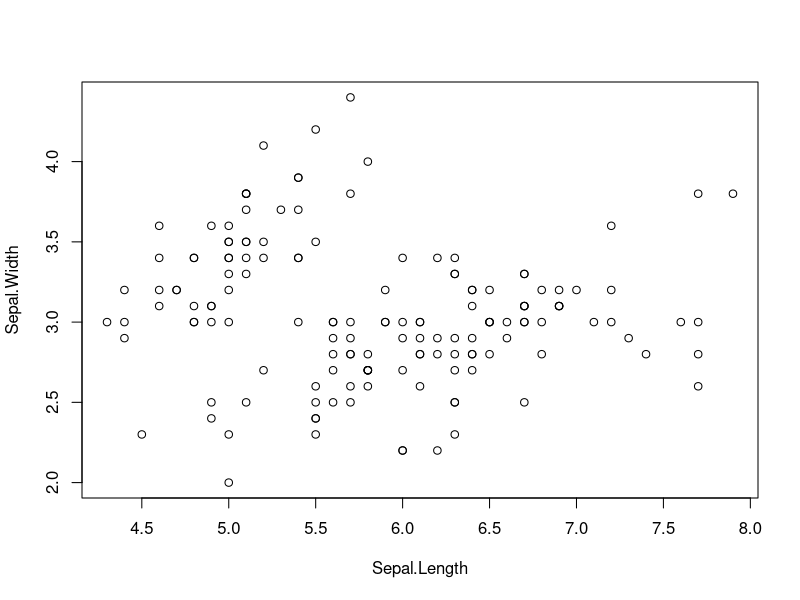
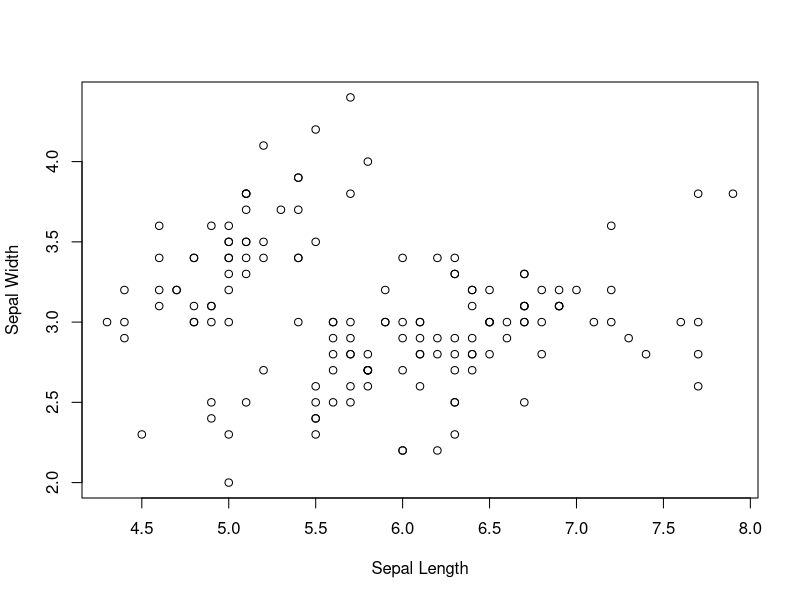
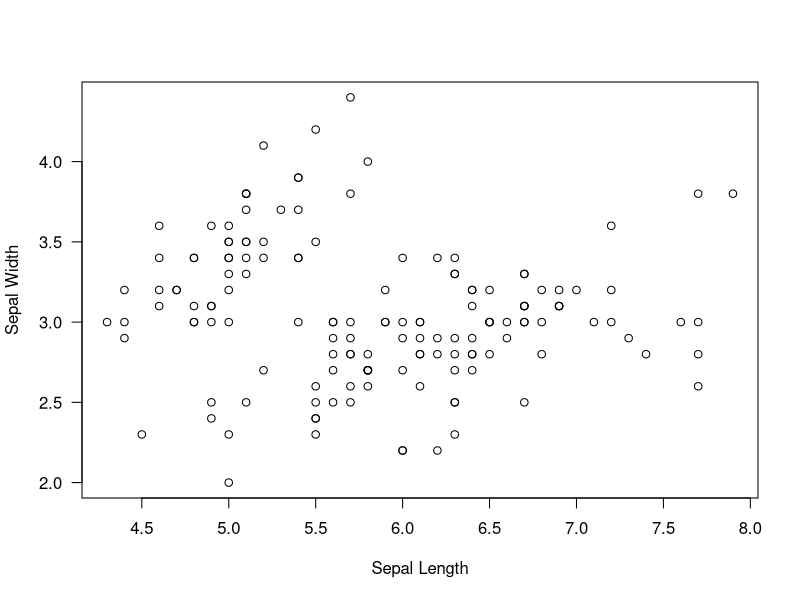
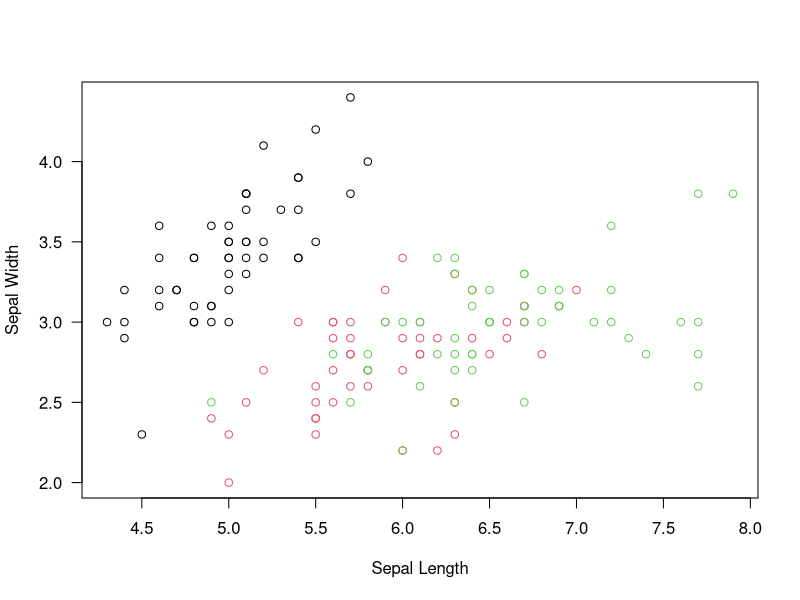
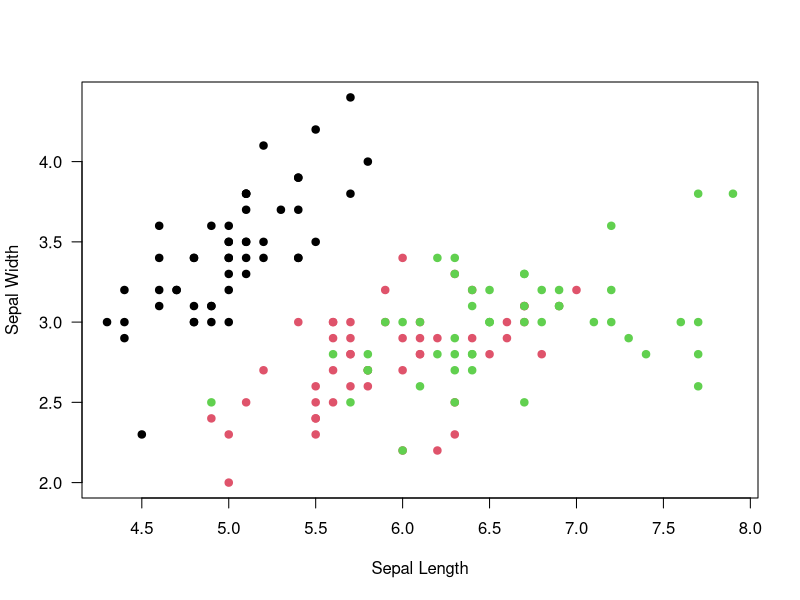
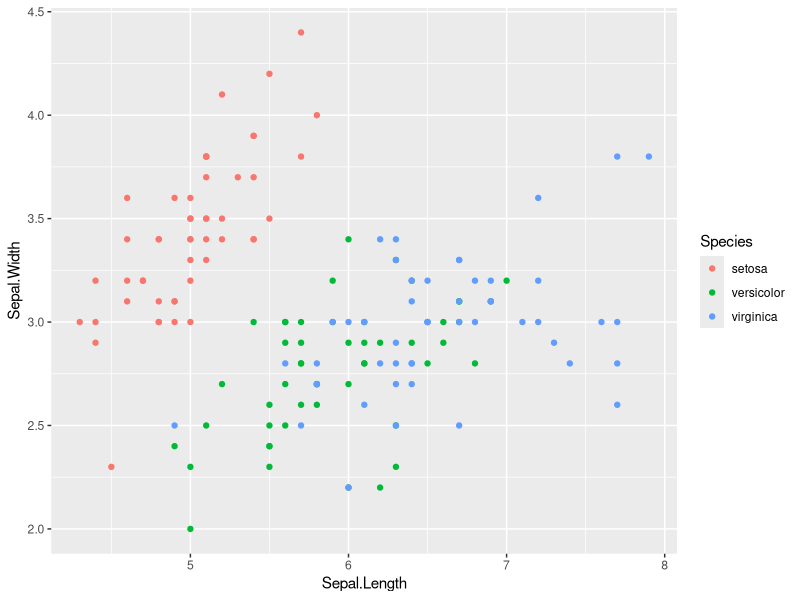
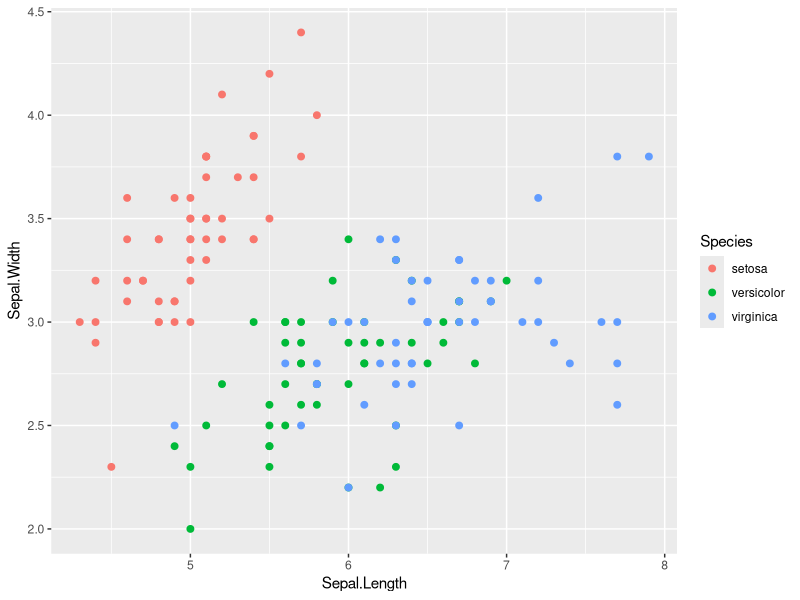
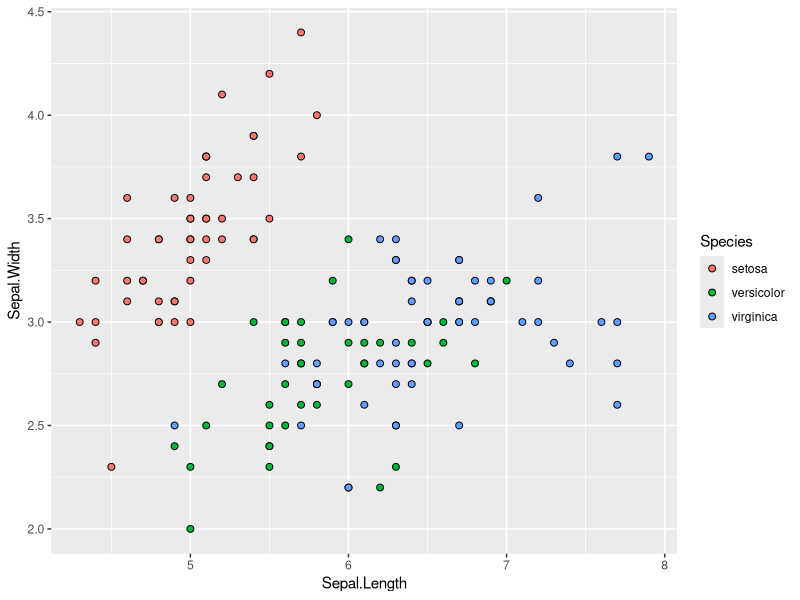

The R source for these figures, in order:
#September 19th 2023
#Learning ggplot

#base R vs ggplot2

#Base R
#workflow is to learn the plotting functions
#Then within the function you have different elements
#(ie-color)
#Add elements with new functions!

#ggplot2
#Uses different grammar of graphics
#Componetes:
  #The Data
  #use aes() to add aesthetics
      #This tells us how the variables are related to
      #each other
  #Then we tell it what kind of geometric object we want
  #to make using geom (ie- geom_point, ...)
  #scaling: assigning values to the variables (This is where
  # we would add color for species)
  #Theme: legends
#So in a way its almost like ggplot2 is backwards of base R

## NOTE: IF YOU ARE RUNNING THIS AND IT FAILS, YOU MAY NEED TO UN-COMMENT THE BELOW LINES TO GET THE PACKAGES
#library(BiocManager)
#BiocManager::install(ggplot2)
#or
#install.packages("ggplot2")

library(ggplot2)

#BASE R

plot(Sepal.Width~Sepal.Length, data = iris)

plot(Sepal.Width~Sepal.Length, data = iris,
     xlab= "Sepal Length", ylab= "Sepal Width")

plot(Sepal.Width~Sepal.Length, data = iris,
     xlab= "Sepal Length", ylab= "Sepal Width",las=1)

plot(Sepal.Width~Sepal.Length, data = iris,
     xlab= "Sepal Length", ylab= "Sepal Width",las=1,
     col=iris$Species)

plot(Sepal.Width~Sepal.Length, data = iris,
     xlab= "Sepal Length", ylab= "Sepal Width",las=1,
     col=iris$Species, pch=19)



#ggplot
ggplot(data=iris,mapping= aes(x=Sepal.Length, y=Sepal.Width, color=Species)) +
         geom_point()

ggplot(data=iris,mapping= aes(x=Sepal.Length, y=Sepal.Width, color=Species)) +
  geom_point(size=2,pch=19)

ggplot(data=iris,mapping= aes(x=Sepal.Length, y=Sepal.Width, fill=Species)) +
  geom_point(size=2,pch=21)

ggplot(data=iris,mapping= aes(x=Sepal.Length, y=Sepal.Width, fill=Species, color="Blue")) +
  geom_point(size=2,pch=21)

ggplot(data=iris,mapping= aes(x=Sepal.Length, y=Sepal.Width, color=Species)) +
  geom_point(size=2,pch=19)+
  scale_color_manual(values=c("black","red","green")) #Assigning colors based on colors given, alphabetical, or order it is given?

ggplot(data=iris,mapping= aes(x=Sepal.Length, y=Sepal.Width, color=Species)) +
  geom_point(size=2,pch=19)+
  scale_color_manual(values=c("black","red","green"))+
  theme_bw()

ggplot(data=iris,mapping= aes(x=Sepal.Length, y=Sepal.Width, color=Species)) +
  geom_point(size=2,pch=19)+
  scale_color_manual(values=c("black","red","green"))+
  theme_classic()

ggplot(data=iris,mapping= aes(x=Sepal.Length, y=Sepal.Width, color=Species)) +
  geom_point(size=2,pch=19)+
  scale_color_manual(values=c("black","red","green"))+
  theme_linedraw()

ggplot(data=iris,mapping= aes(x=Sepal.Length, y=Sepal.Width, color=Species)) +
  geom_point(size=2,pch=19)+
  scale_color_manual(values=c("black","red","green"))+
  theme_light()+
  theme(panel.grid.major=element_blank())

ggplot(data=iris,mapping= aes(x=Sepal.Length, y=Sepal.Width, color=Species)) +
  geom_point(size=2,pch=19)+
  scale_color_manual(values=c("black","red","green"))+
  theme_light()+
  theme(panel.grid.major=element_blank(), panel.grid.minor = element_blank(), legend.position = "none")+
  xlab("Sepal Length")+
  ylab("Sepal Width")

#color palettes in ggplot2
ggplot(data=iris,mapping= aes(x=Sepal.Length, y=Sepal.Width, color=Species)) +
  geom_point(size=2,pch=19)+
  scale_color_brewer(palette = "RdYlBu")+
  theme_light()+
  theme(panel.grid.major=element_blank(), panel.grid.minor = element_blank(), legend.position = "none")+
  xlab("Sepal Length")+
  ylab("Sepal Width")

ggplot(data=iris,mapping= aes(x=Sepal.Length, y=Sepal.Width, fill=Species)) +
  geom_point(size=3,pch=21)+
  scale_fill_brewer(palette = "PRGn")+
  theme_light()+
  theme(panel.grid.major=element_blank(), panel.grid.minor = element_blank(), legend.position = "none")+
  xlab("Sepal Length")+
  ylab("Sepal Width")


#Facet: Plot subsets of data separately
ggplot(data=iris,mapping= aes(x=Sepal.Length, y=Sepal.Width, fill=Species)) +
  geom_point(size=3,pch=21)+
  scale_fill_brewer(palette = "PRGn")+
  theme_light()+
  theme(panel.grid.major=element_blank(), panel.grid.minor = element_blank(), legend.position = "none")+
  xlab("Sepal Length")+
  ylab("Sepal Width")+
  facet_grid(~Species)


#How to save a figure we made

#You can right click and save as an image

#You can save via code
#Always saves the last plot that you made
ggsave(filename = "Kugel_Ken/Facetted_Sepal.png" )
